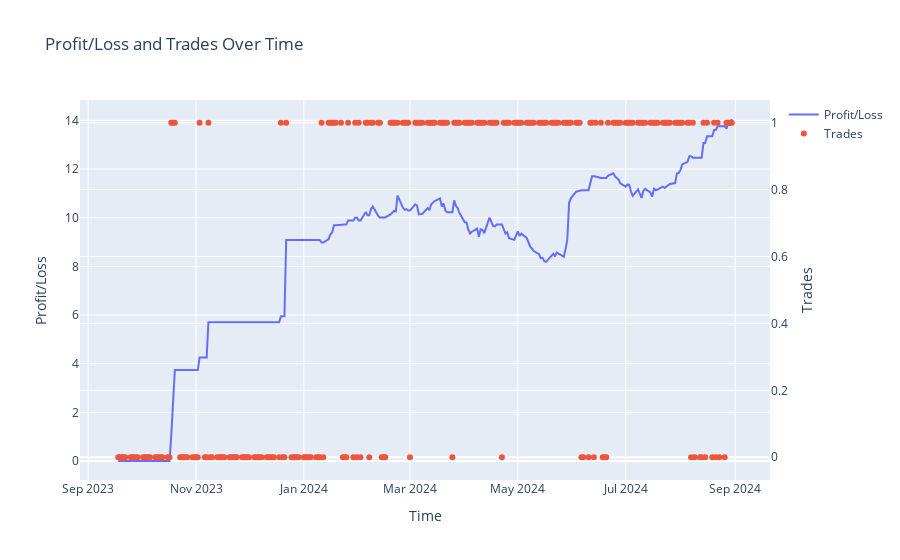

Here is the notebook cell this chart was saved with:
### Code cell
#volatility = "rolling"
volatility = "sGARCH_sstd"
#volatility = "fiGARCH_sstd"
#volatility = "rolling"

cointegration_study_params = {
    "volatility": volatility,
    "rolling_window_range": [5,60,5],
    "lower_threshold_range": [0,2.0,0.01],
    "criteria": "mean_returns",
    "min_trades": 10,
    "verbose": True,
    "plot": True
}

study_params = {
    "volatility": volatility,
    "rolling_window_range": [5,60,5],
    "lower_threshold_range": [0.0,2.0,0.01],
    "criteria": "mean_returns",
    "min_trades": 10,
    "verbose": True,
    "plot": True
}
best_profit, best_rolling_window, best_lower_threshold = validation_ts.study(**study_params)

### Figure 1 — Plotly figure (JSON) as saved in the notebook; plotly's stock layout.template omitted (floating-point values rounded to 4 significant figures; data arrays with more than 128 entries replaced by an {"elided": "..."} marker saying what was removed)
{"data": [{"mode": "lines", "name": "Profit/Loss", "type": "scatter", "x": {"elided": "250 str values"}, "y": {"elided": "250 float values"}}, {"mode": "markers", "name": "Trades", "type": "scatter", "x": {"elided": "250 str values"}, "y": {"elided": "250 int values"}, "yaxis": "y2"}], "layout": {"title": {"text": "Profit/Loss and Trades Over Time"}, "xaxis": {"title": {"text": "Time"}}, "yaxis": {"title": {"text": "Profit/Loss"}}, "yaxis2": {"overlaying": "y", "side": "right", "title": {"text": "Trades"}}}}
